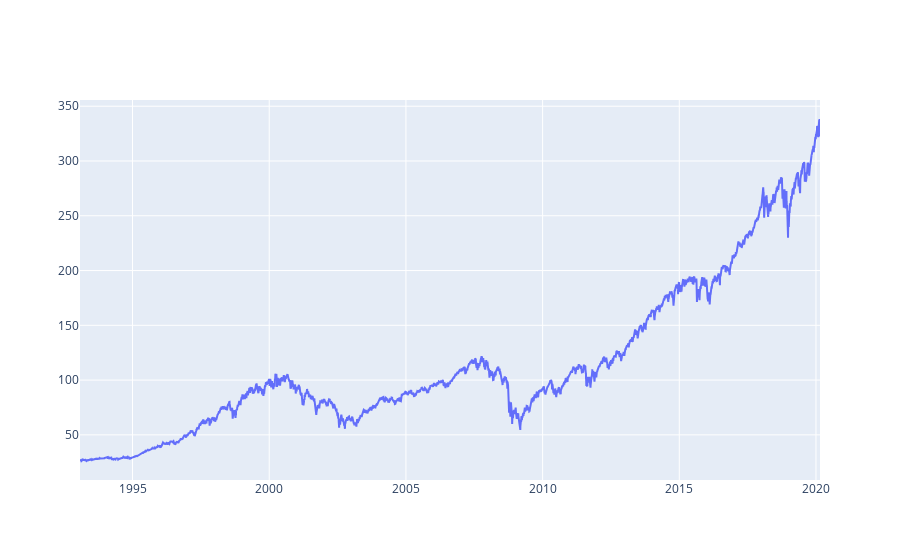

Here is the notebook cell this chart was saved with:
### Code cell
fig = go.Figure()
fig.add_trace(go.Line(y = stock_data['Adj Close'],
                     x = stock_data['Date']))
fig.show()

### Figure 1 — Plotly figure (JSON) as saved in the notebook; plotly's stock layout.template omitted (floating-point values rounded to 4 significant figures; data arrays with more than 128 entries replaced by an {"elided": "..."} marker saying what was removed)
{"data": [{"type": "scatter", "x": {"elided": "6816 str values"}, "y": {"elided": "6816 float values"}}], "layout": {}}
